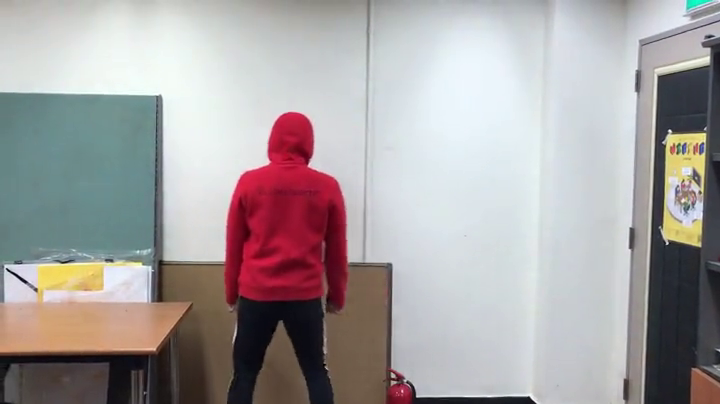
#> input picture frame 53 of objectDetecting/sampleVideo.mp4, 720 x 404 px
$ python change_color_using_hsv.py
#> lines starting #> are read from the running program, lines starting #| are printed output that depends on the picture; after the words box and inside, x2 and y2 are one past the last pixel; in counts of white or black regions, pixels touching at a corner belong together
import numpy as np
import cv2
import math

col, width, row, height = -1, -1, -1, -1
frame = None
frame2 = None
inputMode = False
rectangle = False
trackWindow = None
roi_hist = None
roi = None
blank_image = None
s = False
h = None
w = None

hsv_boundaries_0 = [
    ([0, 70, 50], [10, 255, 255])
]
hsv_boundaries_1 = [
    ([170, 70, 50], [180, 255, 255])
]

def onMouse(event, x, y, flags, param):
    global col, width, row, height, frame, frame2, inputMode, blank_image, s, h, w
    global rectangle, roi_hist, trackWindow

    if inputMode:
        if event == cv2.EVENT_LBUTTONDOWN:
            rectangle = True
            col, row = x, y

        elif event == cv2.EVENT_MOUSEMOVE:
            if rectangle:
                frame = frame2.copy()
                cv2.rectangle(frame, (col, row), (x, y), (255, 255, 255), 2)
                cv2.imshow('frame', frame)

        elif event == cv2.EVENT_LBUTTONUP:
            inputMode = False
            rectangle = False
            cv2.rectangle(frame, (col, row), (x, y), (255, 255, 255), 2)
            height, width = abs(row - y), abs(col - x)
            trackWindow = (col, row, width, height)
            roi = frame[row:row + height, col:col + width]
            roi = cv2.cvtColor(roi, cv2.COLOR_BGR2HSV)
            roi_hist = cv2.calcHist([roi], [0], None, [180], [0, 180])
            cv2.normalize(roi_hist, roi_hist, 0, 255, cv2.NORM_MINMAX)
            # selection range is white, other is black
            blank_image = np.zeros((h, w, 3), np.uint8)
            blank_image[:] = (0, 0, 0)
            blank_image[row:row + height, col:col + width] = (255, 255, 255)
            s = True
    return


def camShift():
    # grab references to the global variables
    global frame, frame2, inputMode, trackWindow, roi_hist, roi, boundaries, blank_image, s, h, w

    try:
        # read video
        cap = cv2.VideoCapture('sampleVideo.mp4')
        # set the size of screen
        cap.set(3, 480)
        cap.set(4, 320)
    except:
        print('Cam Failed')
        return

    # read decode frame
    ret, frame = cap.read()
#> frame is the input picture: shape (404, 720, 3); mean B, G, R 161.6, 161.3, 166.8

    # set window name 'frame'
    cv2.namedWindow('frame')
    # check mouse event, and callback
    cv2.setMouseCallback('frame', onMouse, param=(frame, frame2))

    # drive the meanShift back to 10 times or until the difference between C1_o and C1_r is 1pt.
    termination = (cv2.TERM_CRITERIA_EPS | cv2.TERM_CRITERIA_COUNT, 10, 1)

    # color lower, upper
    lower0, upper0 = hsv_boundaries_0[0]
    lower0 = np.array(lower0, dtype="uint8")
    upper0 = np.array(upper0, dtype="uint8")
    lower1, upper1 = hsv_boundaries_1[0]
    lower1 = np.array(lower1, dtype="uint8")
    upper1 = np.array(upper1, dtype="uint8")


    while True:
        # read decode frame
        ret, frame = cap.read()
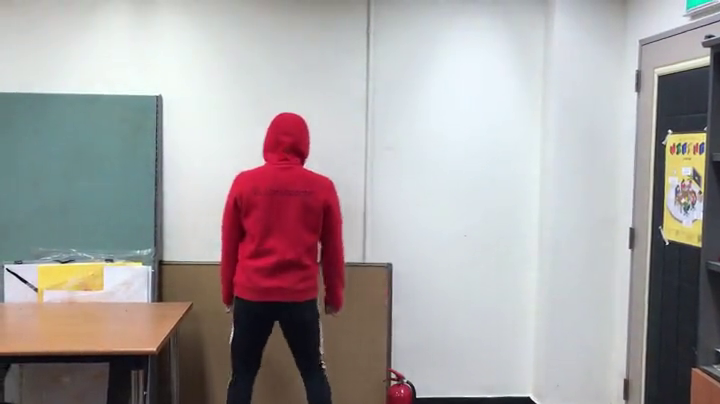
#> input picture frame 54 of objectDetecting/sampleVideo.mp4, 720 x 404 px
#> frame is the input picture: shape (404, 720, 3); mean B, G, R 161.6, 161.3, 166.8
        if not ret:
            break

        # frame height, width
        h, w = frame.shape[:2]
#> h = 404; w = 720

        HSV_frame = cv2.cvtColor(frame, cv2.COLOR_BGR2HSV)
#> HSV_frame: shape (404, 720, 3); mean H, S, V 89.1, 42.9, 175.2
        F_h, F_s, F_v = cv2.split(HSV_frame)
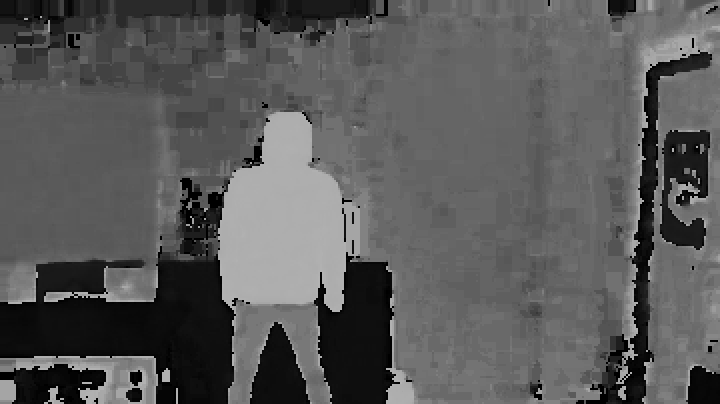
#> F_h: shape (404, 720); min 0, max 179, mean 89.1
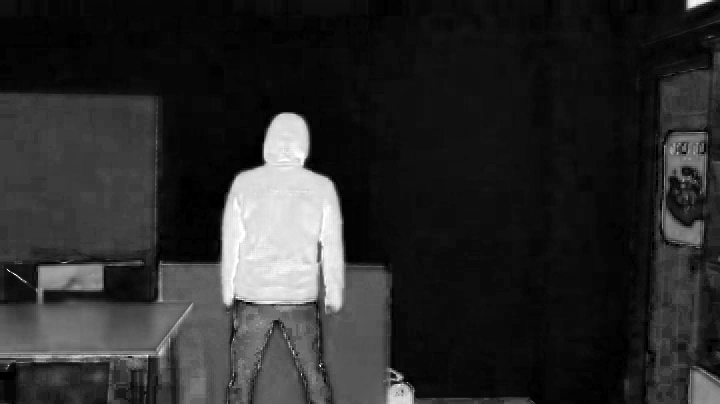
#> F_s: shape (404, 720); min 0, max 255, mean 42.9
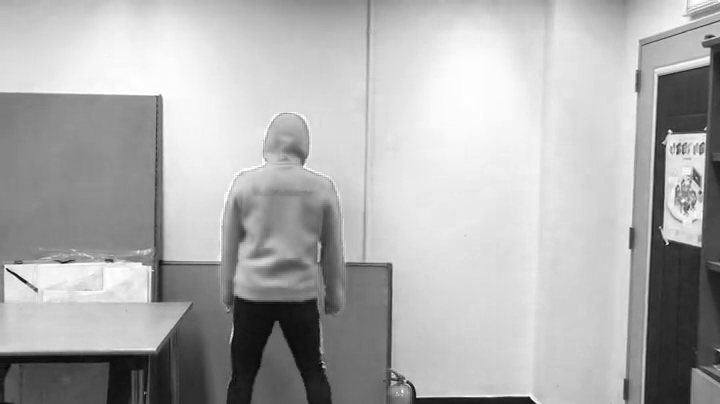
#> F_v: shape (404, 720); min 3, max 255, mean 175.2

        # 변경 색상
        ChangeColor = np.zeros((h, w, 3), np.uint8)
        ChangeColor[:] = (0, 255, 255)
        #cv2.imshow("bgr", ChangeColor)
        # 변경 색상을 HSV로 변환 후, H/S/V의 값으로 split
        HSV_ChangeColor = cv2.cvtColor(ChangeColor, cv2.COLOR_BGR2HSV)
#> HSV_ChangeColor: shape (404, 720, 3); mean H, S, V 30, 255, 255
        cv2.imshow("change color(HSV)", HSV_ChangeColor)
        CC_h, CC_s, CC_v = cv2.split(HSV_ChangeColor)
#> CC_h: shape (404, 720); every value is 30
#> CC_s: shape (404, 720); every value is 255

        white_image = np.zeros((h, w, 3), np.uint8)
        white_image[:] = (255, 255, 255)

        # 선택된 색상 영역을 하얗게 만든다
        # HSVframe에서 lower0 ~ upper0 영역을 white로 변환
        mask_range_0 = cv2.inRange(HSV_frame, lower0, upper0)
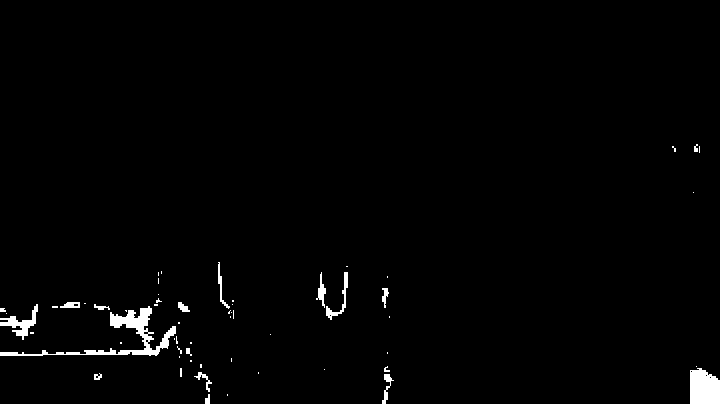
#> mask_range_0: shape (404, 720); 1.5% white; 58 white regions (40 under 20 px), largest, box (x1, y1, x2, y2) and area: (0, 306, 176, 356) 1506, (690, 368, 720, 404) 944, (0, 304, 38, 340) 424
        mask_white_0 = cv2.bitwise_or(HSV_frame, white_image, mask=mask_range_0)
#> mask_white_0: shape (404, 720, 3); mean H, S, V 3.7, 3.7, 3.7
        # HSVframe에서 lower1 ~ upper1 영역을 white로 변환
        mask_range_1 = cv2.inRange(HSV_frame, lower1, upper1)
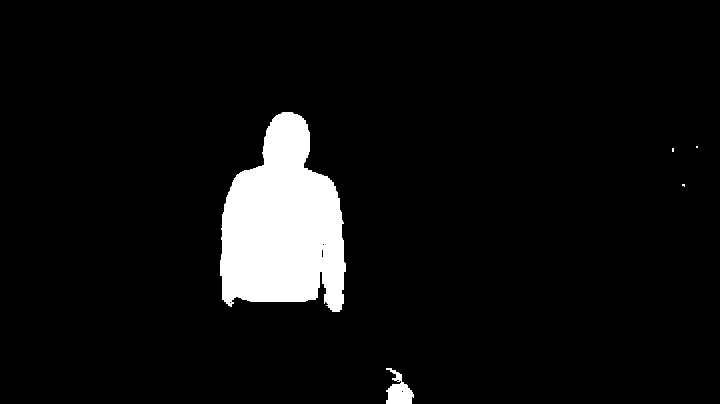
#> mask_range_1: shape (404, 720); 6.3% white; 5 white regions (3 under 20 px), largest, box (x1, y1, x2, y2) and area: (220, 112, 346, 312) 17665, (386, 368, 414, 404) 566
        mask_white_1 = cv2.bitwise_or(HSV_frame, white_image, mask=mask_range_1)
#> mask_white_1: shape (404, 720, 3); mean H, S, V 16, 16, 16
        # 두 영역을 모두 포함
        mask_white = cv2.bitwise_or(mask_white_0, mask_white_1)
#> mask_white: shape (404, 720, 3); mean H, S, V 19.7, 19.7, 19.7
        #cv2.imshow('mask_white', mask_white)

        white_px = np.asarray([255, 255, 255])
        black_px = np.asarray([0, 0, 0])
        #img_array = np.array(img)
        # 선택된 색상 영역과 선택된 영역을 하얗게 만든다
        if s:
            # 선택된 영역(하얀색)은 하얗게, 나머지 배경은 검정색으로 변환
            mask_white = cv2.bitwise_and(blank_image, mask_white)
            '''
            for r in range(h):
                for c in range(w):
                    px = mask_white[r][c]
                    if all(px == white_px):
                        mask_white[r][c] = black_px
                    if all(px == black_px):
                        mask_white[r][c] = white_px
            cv2.imshow('mask_black', mask_white)
            frame = cv2.bitwise_or(frame, mask_white)
            '''
            #cv2.imshow('mask_white', mask_white)
            mask_black = cv2.bitwise_not(mask_white)
            #cv2.imshow('mask_black', mask_black)
            frame = cv2.bitwise_and(frame, mask_black)
            # 변환하고자 하는 색상의 H/S와 원래의 V(HSV_frame의 V)를 합친다
            merge_color = cv2.merge([CC_h, CC_s, F_v])
            #cv2.imshow('merge', merge_color)
            # 변환한 색상과 까만 배경
            merge_color = cv2.bitwise_and(merge_color, mask_white)

            # 변환한 사진을 BGR로 변환
            merge_color = cv2.cvtColor(merge_color, cv2.COLOR_HSV2BGR)
            #cv2.imshow('merge_color', merge_color)
            # 이를 frame과 합쳐, frame의 배경과 merge_color의 색상 변경 결과를 저장
            merge_result = cv2.bitwise_or(frame, merge_color)
            cv2.imshow('merge_result', merge_result)

        if trackWindow is not None:
            hsv = cv2.cvtColor(frame, cv2.COLOR_BGR2HSV)
            dst = cv2.calcBackProject([hsv], [0], roi_hist, [0, 180], 1)
            ret, trackWindow = cv2.CamShift(dst, trackWindow, termination)
            pts = cv2.boxPoints(ret)
            pts = np.int0(pts)
            # roi is white, other is black
            blank_image[:] = (0, 0, 0)
            blank_image[np.min(pts[:, 1]):np.max(pts[:, 1]), np.min(pts[:, 0]):np.max(pts[:, 0])] = (255, 255, 255)

        cv2.imshow('frame', frame)

        k = cv2.waitKey(100) & 0xFF
#> (key Esc is pressed here)
        if k == 27:
            break

        if k == ord('i'):
            print('추적한 영역을 지정하고 아무키나 누르세요')
            inputMode = True
            frame2 = frame.copy()

            while inputMode:
                cv2.imshow('frame', frame)
                cv2.waitKey(0)

    cap.release()
    cv2.destroyAllWindows()


# main
if __name__ == '__main__':
    camShift()

$ run again, starting later in the video
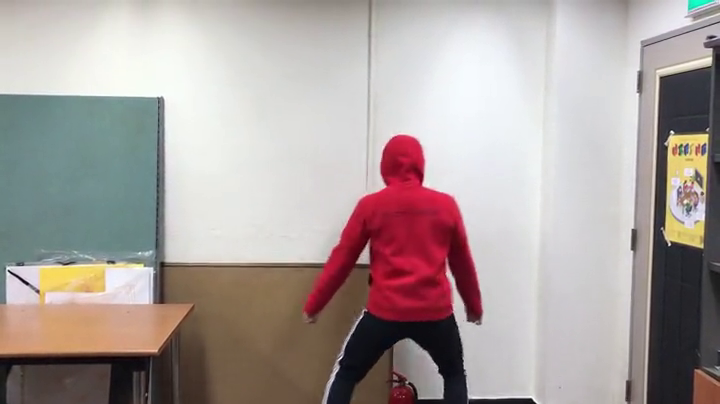
#> input picture frame 241 of objectDetecting/sampleVideo.mp4, 720 x 404 px
#> in camShift, frame is the input picture: shape (404, 720, 3); mean B, G, R 157.7, 160.3, 171
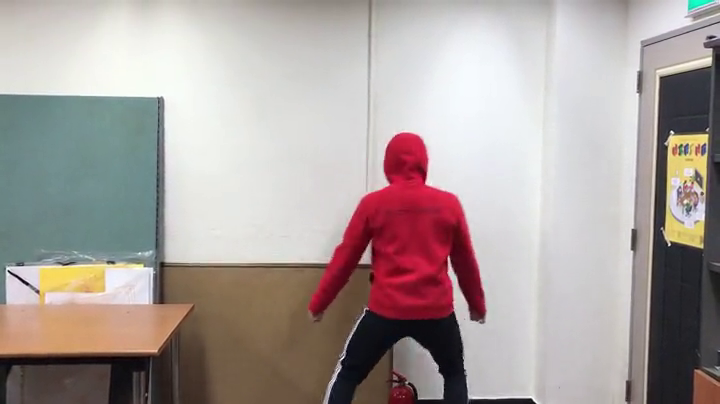
#> input picture frame 242 of objectDetecting/sampleVideo.mp4, 720 x 404 px
#> in camShift, frame is the input picture: shape (404, 720, 3); mean B, G, R 157.3, 160, 170.6
#> HSV_frame: shape (404, 720, 3); mean H, S, V 72.3, 42.3, 174.5
#> HSV_ChangeColor: shape (404, 720, 3); mean H, S, V 30, 255, 255
#> CC_h: shape (404, 720); every value is 30
#> CC_s: shape (404, 720); every value is 255
#> mask_range_0: shape (404, 720); 1.9% white; 68 white regions (47 under 20 px), largest, box (x1, y1, x2, y2) and area: (50, 280, 168, 334) 1243, (692, 368, 720, 404) 823, (0, 328, 180, 358) 787
#> mask_white_0: shape (404, 720, 3); mean H, S, V 4.7, 4.7, 4.7
#> in camShift, `mask_range_1 = cv2.inRange(HSV_frame, lower1, upper1)`:
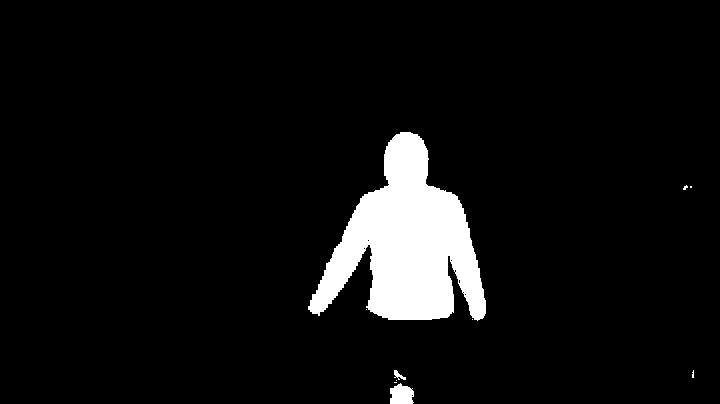
#> mask_range_1: shape (404, 720); 6.3% white; 10 white regions (7 under 20 px), largest, box (x1, y1, x2, y2) and area: (308, 132, 486, 321) 17839, (390, 383, 414, 404) 401, (394, 370, 406, 380) 56
#> mask_white_1: shape (404, 720, 3); mean H, S, V 16.1, 16.1, 16.1
#> mask_white: shape (404, 720, 3); mean H, S, V 20.8, 20.8, 20.8

$ run again, starting later in the video
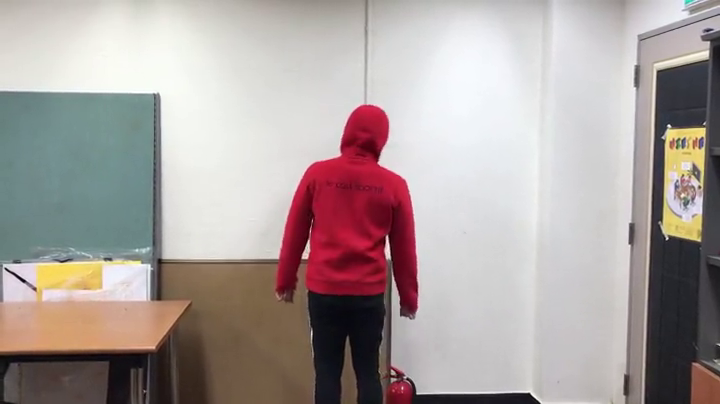
#> input picture frame 429 of objectDetecting/sampleVideo.mp4, 720 x 404 px
#> in camShift, frame is the input picture: shape (404, 720, 3); mean B, G, R 158.1, 160.3, 170.9
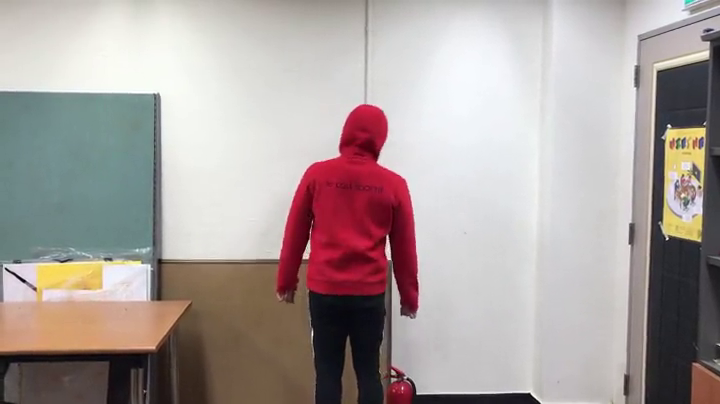
#> input picture frame 430 of objectDetecting/sampleVideo.mp4, 720 x 404 px
#> in camShift, frame is the input picture: shape (404, 720, 3); mean B, G, R 157.9, 160.3, 170.8
#> HSV_frame: shape (404, 720, 3); mean H, S, V 74.3, 41.6, 174.4
#> HSV_ChangeColor: shape (404, 720, 3); mean H, S, V 30, 255, 255
#> CC_h: shape (404, 720); every value is 30
#> CC_s: shape (404, 720); every value is 255
#> mask_range_0: shape (404, 720); 1.8% white; 78 white regions (58 under 20 px), largest, box (x1, y1, x2, y2) and area: (690, 360, 720, 404) 1096, (90, 304, 156, 332) 922, (6, 322, 178, 356) 836
#> mask_white_0: shape (404, 720, 3); mean H, S, V 4.6, 4.6, 4.6
#> in camShift, `mask_range_1 = cv2.inRange(HSV_frame, lower1, upper1)`:
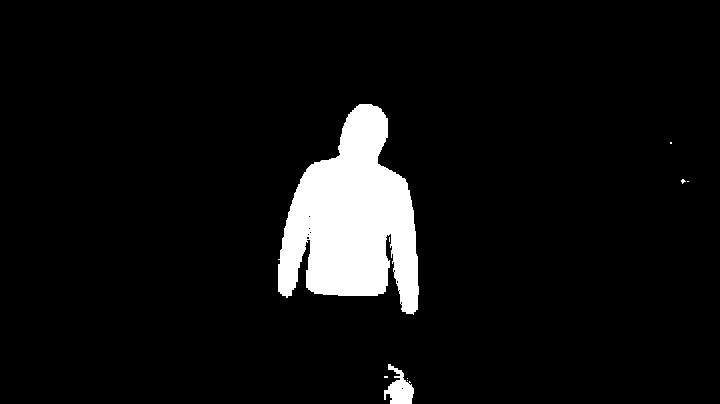
#> mask_range_1: shape (404, 720); 6.5% white; 9 white regions (7 under 20 px), largest, box (x1, y1, x2, y2) and area: (278, 104, 419, 315) 18350, (384, 364, 414, 404) 656
#> mask_white_1: shape (404, 720, 3); mean H, S, V 16.7, 16.7, 16.7
#> mask_white: shape (404, 720, 3); mean H, S, V 21.3, 21.3, 21.3
